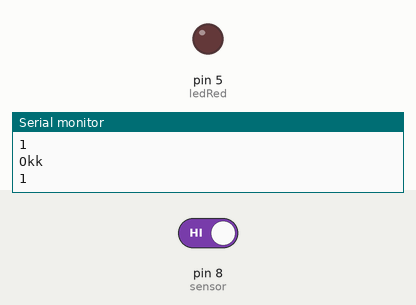
Bench run of a sketch on a simulated Arduino Uno, built with avr-gcc and run on an emulated ATmega328P. Shown: output pins drawn as LEDs (lit = HIGH), the last lines printed to the serial monitor. Dashed ring = blinking. Inputs (shaded band) come from the test bench; at power-on: pin 8 (sensor) HIGH.

Above: at 1.2 s.
1.3 s: pin 8 (sensor) driven LOW
At 1.57 s:
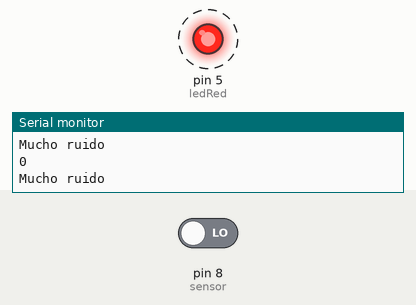
4.3 s: pin 8 (sensor) driven HIGH
At 4.3 s:
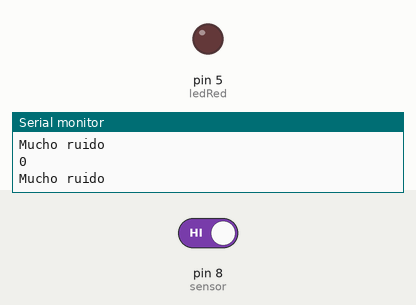
Timing chart, 0 to 7.3 s (numbered marks = the images above; inputs shaded):
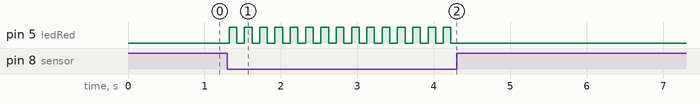

Measured:
- after the input at 1.3 s, pin 5 (ledRed): alternates HIGH for 0.10 s and LOW for 0.10 s, starting at once
- after the input at 4.3 s, pin 5 (ledRed): stops changing and stays LOW

The sketch:

1_finalproject.ino
```cpp
//

int sensor =8;
int ledRed =5;
int ledBlue =6;
void setup()
{
  pinMode(ledRed, OUTPUT);
  pinMode(sensor, INPUT);
  Serial.begin(9600);
    digitalWrite(ledRed, LOW);
  digitalWrite(ledBlue, LOW);
}

void loop()
{
  int sonido = digitalRead(sensor);
  Serial.println(sonido);

 if(sonido==0){
  Serial.println("Mucho ruido");
  ruido();
 }
 else{
  Serial.println("Okk");
  digitalWrite(ledBlue, HIGH);
 }

}


void ruido(){
  digitalWrite(ledRed, LOW);
  digitalWrite(ledBlue, LOW);
  digitalWrite(ledRed, HIGH);
  digitalWrite(ledBlue, HIGH);
  delay(100); // Wait for 1000 millisecond(s)

  digitalWrite(ledRed, LOW);
  digitalWrite(ledBlue, LOW);
  delay(100); // Wait for 1000 millisecond(s)
}
```
